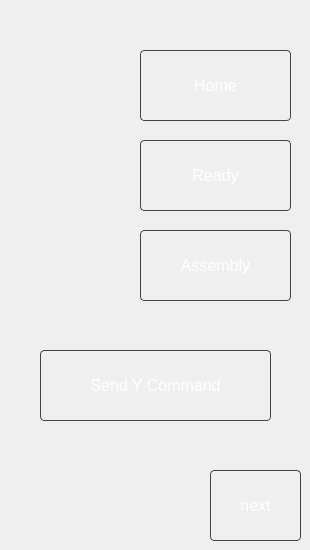
             <widget class="QWidget" name="YAxisPage">
              <widget class="QPushButton" name="MotorYAxisNextButton">
               <property name="enabled">
                <bool>true</bool>
               </property>
               <property name="geometry">
                <rect>
                 <x>210</x>
                 <y>470</y>
                 <width>91</width>
                 <height>71</height>
                </rect>
               </property>
               <property name="sizePolicy">
                <sizepolicy hsizetype="Minimum" vsizetype="Preferred">
                 <horstretch>0</horstretch>
                 <verstretch>0</verstretch>
                </sizepolicy>
               </property>
               <property name="font">
                <font>
                 <pointsize>12</pointsize>
                </font>
               </property>
               <property name="styleSheet">
                <string notr="true">QPushButton {
    padding: 6px 12px;
    background-color: qlineargradient(
        x1:0, y1:0, x2:0, y2:1,
        stop:0 #1a1a1a, stop:1 #000000
    );
    color: white;
    border: 1px solid #444;
    border-radius: 4px;
}

QPushButton:hover {
    background-color: qlineargradient(
        x1:0, y1:0, x2:0, y2:1,
        stop:0 #2a2a2a, stop:1 #111111
    );
}

QPushButton:checked {
    background-color: #0B76A0;
    border: 1px solid #0B76A0;
}

</string>
               </property>
               <property name="text">
                <string>next</string>
               </property>
               <property name="checkable">
                <bool>false</bool>
               </property>
              </widget>
              <widget class="QPushButton" name="HomeY">
               <property name="enabled">
                <bool>true</bool>
               </property>
               <property name="geometry">
                <rect>
                 <x>140</x>
                 <y>50</y>
                 <width>151</width>
                 <height>71</height>
                </rect>
               </property>
               <property name="sizePolicy">
                <sizepolicy hsizetype="Minimum" vsizetype="Preferred">
                 <horstretch>0</horstretch>
                 <verstretch>0</verstretch>
                </sizepolicy>
               </property>
               <property name="font">
                <font>
                 <pointsize>12</pointsize>
                </font>
               </property>
               <property name="styleSheet">
                <string notr="true">QPushButton {
    padding: 6px 12px;
    background-color: qlineargradient(
        x1:0, y1:0, x2:0, y2:1,
        stop:0 #1a1a1a, stop:1 #000000
    );
    color: white;
    border: 1px solid #444;
    border-radius: 4px;
}

QPushButton:hover {
    background-color: qlineargradient(
        x1:0, y1:0, x2:0, y2:1,
        stop:0 #2a2a2a, stop:1 #111111
    );
}

QPushButton:checked {
    background-color: #0B76A0;
    border: 1px solid #0B76A0;
}

</string>
               </property>
               <property name="text">
                <string>Home</string>
               </property>
               <property name="checkable">
                <bool>false</bool>
               </property>
              </widget>
              <widget class="QPushButton" name="ReadyY">
               <property name="enabled">
                <bool>true</bool>
               </property>
               <property name="geometry">
                <rect>
                 <x>140</x>
                 <y>140</y>
                 <width>151</width>
                 <height>71</height>
                </rect>
               </property>
               <property name="sizePolicy">
                <sizepolicy hsizetype="Minimum" vsizetype="Preferred">
                 <horstretch>0</horstretch>
                 <verstretch>0</verstretch>
                </sizepolicy>
               </property>
               <property name="font">
                <font>
                 <pointsize>12</pointsize>
                </font>
               </property>
               <property name="styleSheet">
                <string notr="true">QPushButton {
    padding: 6px 12px;
    background-color: qlineargradient(
        x1:0, y1:0, x2:0, y2:1,
        stop:0 #1a1a1a, stop:1 #000000
    );
    color: white;
    border: 1px solid #444;
    border-radius: 4px;
}

QPushButton:hover {
    background-color: qlineargradient(
        x1:0, y1:0, x2:0, y2:1,
        stop:0 #2a2a2a, stop:1 #111111
    );
}

QPushButton:checked {
    background-color: #0B76A0;
    border: 1px solid #0B76A0;
}

</string>
               </property>
               <property name="text">
                <string>Ready</string>
               </property>
               <property name="checkable">
                <bool>false</bool>
               </property>
              </widget>
              <widget class="QPushButton" name="AssemblyY">
               <property name="enabled">
                <bool>true</bool>
               </property>
               <property name="geometry">
                <rect>
                 <x>140</x>
                 <y>230</y>
                 <width>151</width>
                 <height>71</height>
                </rect>
               </property>
               <property name="sizePolicy">
                <sizepolicy hsizetype="Minimum" vsizetype="Preferred">
                 <horstretch>0</horstretch>
                 <verstretch>0</verstretch>
                </sizepolicy>
               </property>
               <property name="font">
                <font>
                 <pointsize>12</pointsize>
                </font>
               </property>
               <property name="styleSheet">
                <string notr="true">QPushButton {
    padding: 6px 12px;
    background-color: qlineargradient(
        x1:0, y1:0, x2:0, y2:1,
        stop:0 #1a1a1a, stop:1 #000000
    );
    color: white;
    border: 1px solid #444;
    border-radius: 4px;
}

QPushButton:hover {
    background-color: qlineargradient(
        x1:0, y1:0, x2:0, y2:1,
        stop:0 #2a2a2a, stop:1 #111111
    );
}

QPushButton:checked {
    background-color: #0B76A0;
    border: 1px solid #0B76A0;
}

</string>
               </property>
               <property name="text">
                <string>Assembly</string>
               </property>
               <property name="checkable">
                <bool>false</bool>
               </property>
              </widget>
              <widget class="QPushButton" name="SendYCommand">
               <property name="enabled">
                <bool>true</bool>
               </property>
               <property name="geometry">
                <rect>
                 <x>40</x>
                 <y>350</y>
                 <width>231</width>
                 <height>71</height>
                </rect>
               </property>
               <property name="sizePolicy">
                <sizepolicy hsizetype="Minimum" vsizetype="Preferred">
                 <horstretch>0</horstretch>
                 <verstretch>0</verstretch>
                </sizepolicy>
               </property>
               <property name="font">
                <font>
                 <pointsize>12</pointsize>
                </font>
               </property>
               <property name="styleSheet">
                <string notr="true">QPushButton {
    padding: 6px 12px;
    background-color: qlineargradient(
        x1:0, y1:0, x2:0, y2:1,
        stop:0 #1a1a1a, stop:1 #000000
    );
    color: white;
    border: 1px solid #444;
    border-radius: 4px;
}

QPushButton:hover {
    background-color: qlineargradient(
        x1:0, y1:0, x2:0, y2:1,
        stop:0 #2a2a2a, stop:1 #111111
    );
}

QPushButton:checked {
    background-color: #0B76A0;
    border: 1px solid #0B76A0;
}

</string>
               </property>
               <property name="text">
                <string>Send Y Command</string>
               </property>
               <property name="checkable">
                <bool>false</bool>
               </property>
              </widget>
             </widget>
